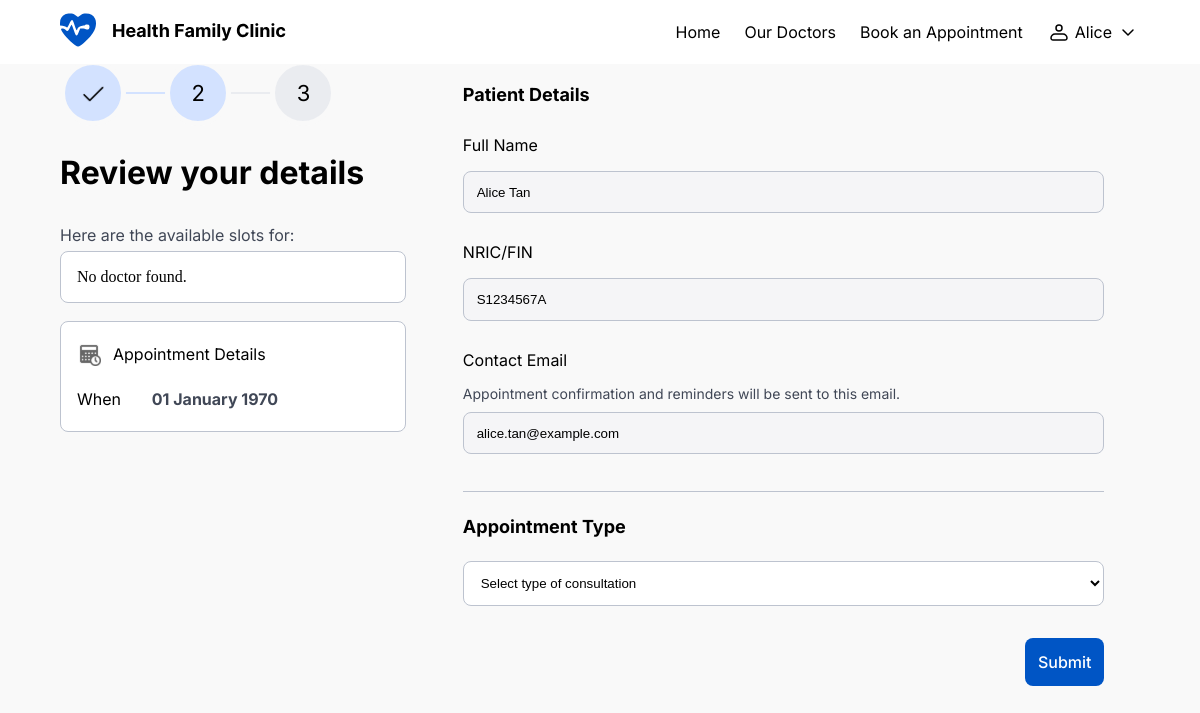
The page /php/form_detailreview.php (signed in) on the database its author committed.
### tables this page shows
CREATE TABLE Patients (
    patient_id INT AUTO_INCREMENT PRIMARY KEY,
    first_name VARCHAR(100) NOT NULL,
    last_name VARCHAR(100) NOT NULL,
    email VARCHAR(100) NOT NULL UNIQUE,
    NRIC VARCHAR(15) NOT NULL UNIQUE,
    patient_password VARCHAR(255) NOT NULL
);

### php/form_detailreview.php (the view, shortened to what this page needs)
<!DOCTYPE html>
<html lang="en">
    <head>
        <link rel="stylesheet" type="text/css" href="../styles.css" />
    </head>
    <body>
    <?php include "../php snippets/navbar.php"; ?>
    <div class="container">
        <?php
            include "../php snippets/dbconnect.php";
            $doctor_id=0;
            $app_date ='';
            $email = $_SESSION['valid_user'];
        ?>
        <section style="margin-top: 60px;">
            <div class="two-section">
                <div class="left-col">
                    <ol class="stepper">
                        <li class="stepper-done"></li>
                        <li class="stepper-active"></li>
                        <li></li>
                     </ol>
                    <h2>Review your details</h2>
                    <p class="text-mediumgrey">Here are the available slots for:</p>
                    <div class="card display-flex gap-24">
                    <?php
                        $sql = '
                        SELECT first_name, last_name, specialty, doctor_image
                        FROM doctors
                        WHERE doctor_id ='. $doctor_id .'
                        ';
                        $result = $conn->query($sql);
                        if ($result->num_rows > 0) {
                            while ($doctor = $result->fetch_assoc()) {
                                echo '<img src="../images/'.$doctor['doctor_image'].'" aria-label="doctor profile picture">
                                <div>
                                    <p>
                                        <span class="h4 text-darkblue font-bold"> Dr '.$doctor['first_name'].' '.$doctor['last_name'].'</span> <br />
                                        <span class="text-mediumgrey">'.$doctor['specialty'].'</span>
                                    </p>
                                </div>';
                            }
                        } else {
                            echo "No doctor found.";
                        }
                    ?>
                    </div>
                    <br>
                    <div class="card">
                        <div class="display-flex gap-12">
                            <img src="../images/icon-schedule.svg" aria-label="doctor profile picture">
                            <p >Appointment Details</p>
                        </div>
                        <div class="padding-2"></div>
                        <div class="grid-container-2">
                            <p style="margin-top:0;">When</p>
                            <p class="font-bold text-mediumgrey" style="margin-top:0;">
                                <span> <?php echo date('d F Y',strtotime($app_date)) ?></span> <br/>
                            </p>
                        </div>
                    </div>
                </div>
                <div class="right-col">
                    <div class="right-col-width">
                        <form id="form-reviewdetails" method="POST" action="../php/form_bookingsuccess.php">
                            <h4 class="font-bold">Patient Details</h4>
                            <?php
                                $sql = '
                                SELECT first_name, last_name, email, NRIC
                                FROM patients
                                WHERE email ="'. $email .'"
                                ';
                                $result = $conn->query($sql);
                                if ($result->num_rows > 0) {
                                    while ($patient = $result->fetch_assoc()) {
                                        echo '<label for="fullname"><p>Full Name</p></label>
                                            <input type="text" id="fullname" name="fullname" class="input-style input-readonly" placeholder="Your full name" value="'.$patient['first_name'].' '.$patient['last_name'].'" readonly>
                                            <label for="form-NRIC"><p>NRIC/FIN</p></label>
                                            <input type="text" class="input-style input-readonly" id="form-NRIC" name="form-NRIC" value="'.$patient['NRIC'].'" readonly>
                                            <label for="form-email"><p>Contact Email</p></label>
                                            <p class="small-text text-mediumgrey">Appointment confirmation and reminders will be sent to this email.</p>
                                            <input type="text" id="form-email" name="form-email" class="input-style input-readonly" value="'.$patient['email'].'" readonly>';
                                    }
                                } else {
                                    echo "No patient found.";
                                }
                            ?>
                            <hr class="hr-styles">
                            <h4>Appointment Type</h4>
                            <div>
                                <select class="input-style" name='form-app-type' required placeholder="Select type of consultation">
                                    <option disabled selected hidden value="">Select type of consultation</option>
                                </select>
                            </div>
                            <div class="display-flex align-items-right">
                                <input type="submit" class="btn-blue-sm btn-margintop">
                            </div>
                            <div class="padding-2"></div>
                        </form>
                    </div>
                </div>
            </div>
        </section>
        </div>
    </body>
</html>

### styles.css (style rules this page uses)
:root { --dark-blue-color: #0055C5; --light-blue-color: #D3E2FF; --lightgrey-color: #F9F9F9; --lightgrey2-color: #EAECF0; --lightgrey3-color: #F5F5F7; --outline-grey-color: #BDC3CF; --outline-grey2-color: #D5DAE3; --mediumgrey-color: #404756; --Display-font-size: 56px; --H1-font-size: 40px; --H2-font-size: 32px; --H3-font-size: 24px; --H4-font-size: 18px; --P-font-size: 16px; --smalltext-font-size: 14px; --Display-line-height: 64px; --H1-line-height: 48px; --H2-line-height: 40px; --H3-line-height: 32px; --H4-line-height: 32px; --P-line-height: 32px; --smalltext-line-height: 16px; }
h2 { font-family: "Inter", sans-serif; font-size: var(--H2-font-size); line-height: var(--H2-line-height); }
h4, .h4 { font-family: "Inter", sans-serif; font-size: var(--H4-font-size); }
p { font-family: "Inter", sans-serif; font-size: var(--P-font-size); line-height: var(--P-line-height); margin: 0; }
.small-text { font-family: "Inter", sans-serif; font-size: var(--smalltext-font-size); line-height: var(--smalltext-line-height); }
.text-mediumgrey { color: var(--mediumgrey-color); }
.font-bold { font-weight: bold; }
.btn-blue-sm { font-family: "Inter", sans-serif; font-size: var(--P-font-size); line-height: var(--P-line-height); background-color: var(--dark-blue-color); color: white; padding: .5rem .8rem; border-radius: 8px; border: none; outline: none; font-weight: 500; }
.btn-margintop { margin-top: 5%; }
.display-flex { display: flex; flex-wrap: wrap; row-gap: 10px; }
.gap-12 { gap: 12px; }
.gap-24 { gap: 24px; }
.align-items-right { justify-content: right; }
.grid-container-2 { display: grid; grid-template-columns: 24% auto; }
.padding-2 { padding: 2%; }
body { padding: 0; margin: 0; background-color: var(--lightgrey-color); }
.container { max-width: 1280px; margin: 0 auto; }
section { padding: 0 5%; }
.hr-styles { margin: 24px 0; border: none; height: 1px; background-color: var(--outline-grey-color); }
.card { background-color: white; border: 1px solid var(--outline-grey-color); border-radius: 8px; padding: 1rem 1rem; }
.two-section { width: 100%; display: flex; justify-content: space-between; }
.left-col { width: 32%; overflow-y: auto; }
.right-col { overflow-y: auto; height: 85vh; width: 66%; }
.right-col-width { width: 90%; margin: 0 auto; }
ol.stepper { --default-b: #EAECF0; --default-c: black; --active-b: var(--light-blue-color); --active-c: black; --circle: 3em; --b: 2px; display: flex; list-style: none; justify-content: space-between; background: linear-gradient(var(--default-b) 0 0) no-repeat 50% calc((var(--circle) - var(--b))/2)/100% var(--b); counter-reset: step; padding: 0; margin: 0; font-size: 22px; font-weight: bold; counter-reset: step; overflow: hidden; width: 80%; }
ol.stepper li { display: grid; place-items: center; gap: 5px; font-family: "Inter", sans-serif; font-weight: normal; position: relative; }
ol.stepper li::before { content: counter(step) " "; counter-increment: step; display: grid; place-content: center; aspect-ratio: 1; height: var(--circle); border: 5px solid var(--lightgrey-color); box-sizing: border-box; background: var(--active-b); color: var(--active-c); border-radius: 50%; z-index: 1; }
ol.stepper li.stepper-active~li::before { background: var(--default-b); color: var(--default-c); }
ol.stepper li.stepper-active::after { content: ""; position: absolute; height: var(--b); right: 100%; top: calc((var(--circle) - var(--b))/2); width: 100vw; background: var(--active-b); }
ol.stepper li.stepper-done::before { content: url(images/icon-tick.svg); display: grid; place-content: center; padding-top: 10%; padding-bottom: auto; }
.input-style { border-radius: 8px; background-color: white; padding: .8rem; box-sizing: border-box; width: 100%; border: 1px solid var(--outline-grey-color); }
.input-readonly { background-color: var(--lightgrey3-color); }
#form-reviewdetails p { margin-top: 10px; margin-bottom: 10px }
#form-reviewdetails input { margin-bottom: 2%; }

### rows shown on the page
patients: fullname "Alice Tan", form-NRIC "S1234567A", form-email "alice.tan@example.com"

### other values the page prints
$_SESSION['username'] "Alice"
date('d F Y',strtotime($app_date)) "01 January 1970"
